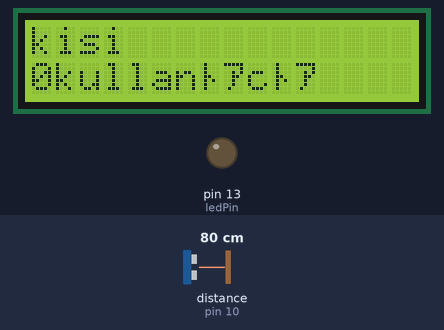
Bench run of a sketch on a simulated Arduino Uno, built with avr-gcc and run on an emulated ATmega328P. Shown: 16×2 character LCD, output pins drawn as LEDs (lit = HIGH). Wiring (inferred from the names in the program): ultrasonic range finder: trigger pin 9; echo pin 10. Inputs (shaded band) come from the test bench; at power-on: distance to the obstacle (sensor on pin 10) 80 cm. The echo pulse lasts 58.3 µs per cm; pins used as bus, display or sensor lines are not drawn.

Above: at 1.2 s.
1.3 s: distance to the obstacle (sensor on pin 10) set to 8 cm
2.8 s: distance to the obstacle (sensor on pin 10) set to 5 cm
At 4.3 s:
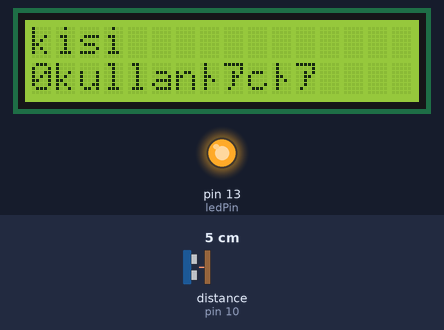
4.6 s: distance to the obstacle (sensor on pin 10) set to 9 cm
At 5.4 s:
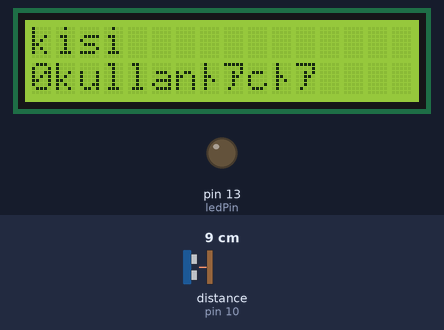
6.4 s: distance to the obstacle (sensor on pin 10) set to 2 cm
At 7.6 s:
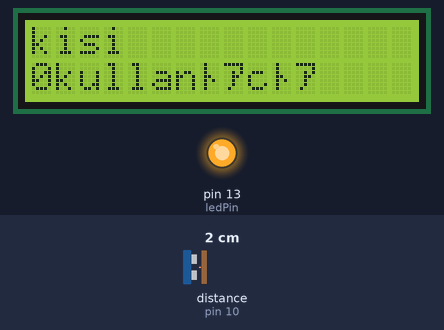
Timing chart, 0 to 9.2 s (numbered marks = the images above; inputs shaded):
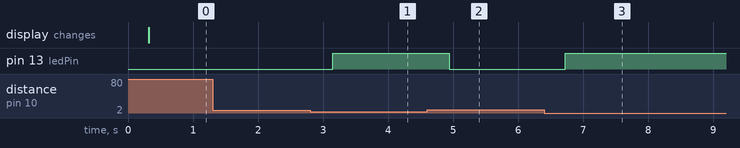

Measured:
- the behaviour switches between 7 and 6 cm on distance to the obstacle (sensor on pin 10) (found by bisection; images 0 and 1)
- after the input at 1.3 s, every drawn part: stays the same
- after the input at 2.8 s, pin 13 (ledPin): LOW → HIGH after 0.35 s
- after the input at 4.6 s, pin 13 (ledPin): HIGH → LOW after 0.34 s
- after the input at 6.4 s, pin 13 (ledPin): LOW → HIGH after 0.33 s

The sketch:

grup_projesi.ino
```cpp
#include<LiquidCrystal.h>


const int trig = 9;
const int echo = 10;
const int ledPin = 13;
const int buzzer = 11;

long duration;
int distance;
int safetyDistance;
int sure;
int kisi;

int rs = 12, en =11, d4 = 5, d5 = 4, d6 = 3, d7 = 2;
LiquidCrystal lcd(rs, en, d4, d5, d6, d7);

void setup() {

pinMode(trig, OUTPUT);
pinMode(echo, INPUT);
pinMode(buzzer, OUTPUT);
pinMode(ledPin, OUTPUT);
lcd.begin(16,2);
Serial.begin(9600);

}


void loop() {

 digitalWrite(trig, LOW);

 delayMicroseconds(2);

 digitalWrite(trig, HIGH);
 delayMicroseconds(10);
 digitalWrite(trig, LOW);


 duration = pulseIn(echo, HIGH);

 distance= duration*0.034/2;
 kisi  = sure*0.0345/2;
 delay(250);

 lcd.clear();
 lcd.setCursor(0,0);
 lcd.print("kisi");
 lcd.setCursor(0,1);
 lcd.print(kisi);
 lcd.print("kullanıcı");

 safetyDistance = distance;


 if(safetyDistance <= 5){

  digitalWrite(buzzer, HIGH);
  digitalWrite(ledPin, HIGH);
  }

 else{
  digitalWrite(buzzer, LOW);
  digitalWrite(ledPin, LOW);

  }
}
```
